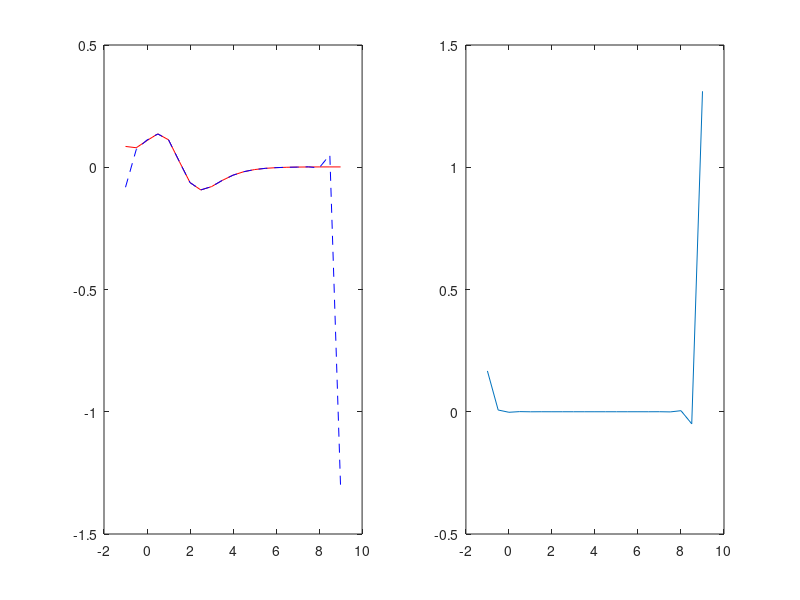

Write the MATLAB code that produced this figure.
%% Тема 5, TASK1 ДОМАШНЄ ЗАВДАННЯ КАЧАЙКІН МАРКО 
clear, close, clc
%	Вибір варіанта: ---------------------------------------------------------
g = 4; % Згідно списку
k = 5; % Kachaikin is fifth in list of gr
d = 173; % Birthday - 22 June, 173 day of Year
% ---------------------------------------------------------------------------
% ЗАДАНО ФУНКЦІЮ f(x):

f = @ (x) (x.^2 - g)/(x.^3 + 0.2*k+0.1*d);
df = @(x) (x*(-x.^3+12*x+36.6))/((x.^3 + 18.3).^2);
ddf = @(x) (2*(x.^6 - 24*x.^4 - 128.1 * x.^3 + 219.6*x+334.89))/((x.^3 + 18.3).^3);
% Сітка+Табуляція на сітці:
n = 20;
X = linspace(-1,9,n+1);
h = X(2) - X(1);
F = zeros(1,n+1);
dF = F ;% Масив майбутніх значень теор першої похідної
ddF = F; % Масив майбутніх значень теор другої похідної
F_L = F; F_R = F; F_C = F; F_D = F; % Масиви для майбутніх значень похідних
for i=1:n+1
    F(i) = f(X(i));
    dF(i) = df(X(i));
    ddF(i) = ddf(X(i));
end


% Знайти Різницеву ліву похідну
for i = 2:n+1
    F_L(i) = ( F(i) - F(i-1))/h;
end

%{
Для перегляду графіку треба розкоментувати:
subplot(1,2,1)
plot(X,F_L,'r-',X,dF,'b--') % Наближене і теоритичне значення похідної
subplot(1,2,2)
plot(X,dF-F_L) % Графік похибки
disp(norm(dF-F_L,inf)) % Похибка
%}


% Різницеву праву похідну;

for i = 1:n
    F_R(i) = (F(i+1)-F(i))/h;
end

%{
Для перегляду графіку треба розкоментувати:
subplot(1,2,1)
plot(X,F_R,'r-',X,dF,'b--') % Наближене і теоритичне значення похідної
subplot(1,2,2) 
plot(X,dF-F_R) 
disp(norm(dF-F_L,inf))
%}


% Центральну різницеву похідну;
for i = 2:n
    F_C(i) = (F(i+1)-F(i-1))/(2*h);
end

%{
Для перегляду графіку треба розкоментувати:

subplot(1,2,1)
plot(X,F_C,'r-',X,dF,'b--') % Наближене і теоритичне значення похідної
subplot(1,2,2)
plot(X,dF-F_C) % Графік похибки
disp(norm(dF-F_C,inf)) % Похибка
%}


% Другу різницеву похідну;
for i = 2:n
    F_D(i) = (F(i+1)+F(i-1) - 2*F(i))/(h.^2);
end

%{
Для перегляду графіку треба розкоментувати:
subplot(1,2,1)
plot(X,F_D,'r-',X,ddF,'b--') % Наближене і теоритичне значення похідної
subplot(1,2,2)
plot(X,ddF-F_D) % Графік похибки
disp(norm(ddF-F_D,inf)) % Похибка
%}

% Першу похідну від інтерполяційного полінома, який наближає f;

P = polyfit(X,F,n);
dP = polyder(P);
dY = polyval(dP,X);

%{
Для перегляду графіку треба розкоментувати:
subplot(1,2,1)
plot(X,dF,'r-',X,dY,'b--') % Наближення інт поліномом і теоритичне значення похідної
subplot(1,2,2)
plot(X,dF-dY) % Графік похибки
disp(norm(dF-dY,inf)) % Похибка
%}


% Другу похідну від інтерполяційного полінома, який наближає f.

ddP = polyder(dP);
ddY = polyval(ddP,X);

subplot(1,2,1)
plot(X,ddF,'r-',X,ddY,'b--') % Наближення інт поліномом і теоритичне значення похідної
subplot(1,2,2)
plot(X,ddF-ddY) % Графік похибки
disp(norm(ddF-ddY,inf)) % Похибка


